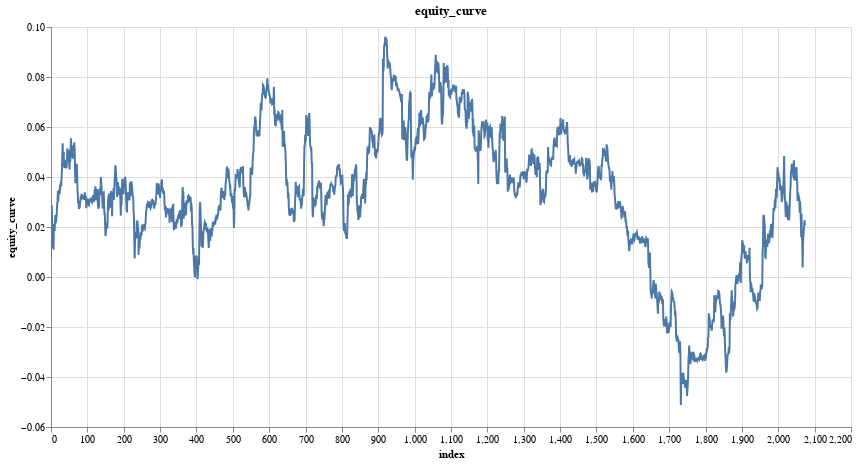

Source (notebook cell):
### Code cell
research.plot_column(trade_results, 'equity_curve')

### Figure 1 — Vega-Lite specification as saved in the notebook (floating-point values rounded to 4 significant figures; data arrays with more than 128 entries replaced by an {"elided": "..."} marker saying what was removed)
{"config": {"view": {"continuousWidth": 300, "continuousHeight": 300}}, "data": {"name": "data-f3f571ec8872a59962e7b1d000bb34af"}, "mark": {"type": "line", "tooltip": true}, "encoding": {"x": {"field": "index", "type": "quantitative"}, "y": {"field": "equity_curve", "type": "quantitative"}}, "height": 400, "params": [{"name": "param_4", "select": {"type": "interval", "encodings": ["x", "y"]}, "bind": "scales"}], "title": "equity_curve", "width": 800, "$schema": "https://vega.github.io/schema/vega-lite/v5.20.1.json", "datasets": {"data-f3f571ec8872a59962e7b1d000bb34af": {"elided": "2075 records"}}}
